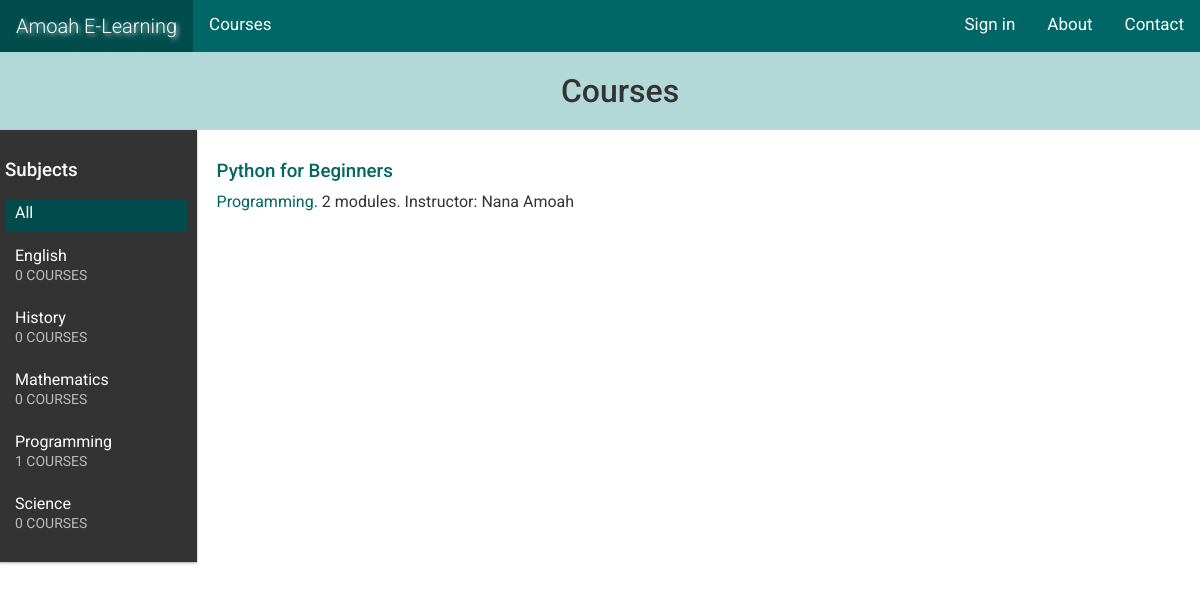
Page /courses/ on the committed database.
### courses/models.py (models this page shows, shortened)
class Subject(models.Model):
    title = models.CharField(max_length=200)
    slug = models.SlugField(max_length=200, unique=True)
    class Meta:
        ordering = ['title']
    def __str__(self):
        return self.title

class Course(models.Model):
    owner = models.ForeignKey(User, related_name='courses_created',
                              on_delete=models.CASCADE)
    subject = models.ForeignKey(Subject, related_name='courses',
                                on_delete=models.CASCADE)
    title = models.CharField(max_length=200)
    slug = models.SlugField(max_length=200, unique=True)
    overview = models.TextField()
    created = models.DateTimeField(auto_now_add=True)
    students = models.ManyToManyField(User, related_name='courses_joined',
                                      blank=True)
    class Meta:
        ordering = ['-created']

### courses/views.py (the view)
# urls.py: path('courses/', CourseListView.as_view(), name='course_list'),
class CourseListView(TemplateResponseMixin, View):
    model = Course
    template_name = 'courses/course/list.html'
    def get(self, request, subject=None):
        subjects = cache.get('all_subjects')
        if not subjects:
            subjects = Subject.objects.annotate(
                total_courses=Count('courses'))
            cache.set('all_subjects', subjects)
        all_courses = Course.objects.annotate(
            total_modules=Count('modules'))
        if subject:
            subject = get_object_or_404(Subject, slug=subject)
            key = f'subject_{subject.id}_courses'
            courses = cache.get(key)
            if not courses:
                courses = all_courses.filter(subject=subject)
                cache.set(key, courses)
        else:
            courses = cache.get('all_courses')
            if not courses:
                courses = all_courses
                cache.set('all_courses', courses)
        return self.render_to_response({'subjects': subjects,
                                        'subject': subject,
                                        'courses': courses})

### templates/courses/course/list.html (shortened to what this page needs)
{% extends "base.html" %}
{% block content %}
    <div class="row">
        <h1>
        {% if subject %}
            {{ subject.title }} courses
        {% else %}
            Courses
        {% endif %}
        </h1>
        <div class="col-2 menu">
            <h3>Subjects</h3>
            <ul id="modules">
                <li {% if not subject %}class="selected"{% endif %}>
                    <a href="{% url "course_list" %}">All</a>
                </li>
                {% for s in subjects %}
                    <li {% if subject == s %}class="selected"{% endif %}>
                        <a href="{% url "course_list_subject" s.slug %}">
                            {{ s.title }}
                            <br><span>{{ s.total_courses }} courses</span>
                        </a>
                    </li>
                {% endfor %}
            </ul>
        </div>
        <div class="col-6 module">
            {% for course in courses %}
                {% with subject=course.subject %}
                    <h3>
                        <a href="{% url "course_detail" course.slug %}">
                            {{ course.title }}
                        </a>
                    </h3>
                    <p>
                        <a href="{% url "course_list_subject" subject.slug %}">{{ subject }}</a>.
                        {{ course.total_modules }} modules.
                        Instructor: {{ course.owner.get_full_name }}
                    </p>
                {% endwith %}
            {% endfor %}
        </div>
    </div>
{% endblock %}

### static/css/base.css (style rules this page uses)
body { margin: 0; font-family: 'Roboto', sans-serif; font-weight: 400; color: #333; }
* { box-sizing: border-box; }
a { text-decoration: none; color: #006666; }
.row::after { content: ""; clear: both; display: table; }
[class*="col-"] { float: left; padding: 15px; }
.menu { width:20%; padding:10px; float:left; background:#333; color: #fff; font-family:'Roboto', sans-serif; box-shadow: 0 1px 3px rgba(0, 0, 0, 0.12), 0 1px 2px rgba(0, 0, 0, 0.24); }
.menu ul { list-style-type: none; margin: 0; padding: 0; font-family: 'Roboto', sans-serif; }
.menu ul li { margin:0 0 10px 0; padding:4px 10px 10px; overflow:auto; cursor:move; }
.menu ul li.selected { background: #004c4c; }
.menu li a { text-decoration: none; color:#fff }
.menu ul span { text-transform:uppercase; color:#bbb; font-size:14px; }
.menu ul a { display:block; color:#fff; text-decoration:none; }
[class*="col-"] { width: 100%; }
@media only screen and (min-width: 768px) { .col-2 { width: 16.66%; } }
@media only screen and (min-width: 768px) { .col-6 { width: 50%; } }
h1, h2, h3, h4, h5, h6 { font-family: 'Roboto', sans-serif; font-weight: 500; }
h1 { background: #b2d8d8; text-align: center; width: 100%; overflow: auto; padding:20px 0 20px 40px; margin: 0; }
.module { float: left; padding: 10px 20px; }
.module h3 { margin: 20px 0 0; padding: 0; width: 100%; }
.module p { width: 100%; float: left; margin: 10px 0 20px; }

### static/css/home.css (style rules this page uses)
* { box-sizing: border-box; }
.row { margin: 0 -5px; }
.row::after { content: ""; display: table; clear: both; }

### static/css/navbar.css (style rules this page uses)
body { margin: 0; font-family: "Roboto", sans-serif; }

### rows in the picture
Subject: title "English", total_courses "0"
Subject: title "History", total_courses "0"
Subject: title "Mathematics", total_courses "0"
Subject: title "Programming", total_courses "1"
Subject: title "Science", total_courses "0"
Course: title "Python for Beginners", subject "Programming", total_modules "2", owner.get_full_name "Nana Amoah"
